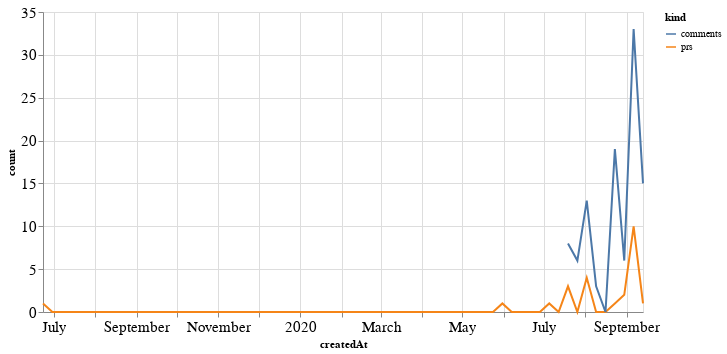

Write notebook code for a chart like this one.
### Code cell
alt.Chart(total_time, width=600).mark_line().encode(
    x='createdAt',
    y='count',
    color='kind'
)

### Figure 1 — Vega-Lite specification as saved in the notebook (floating-point values rounded to 4 significant figures; data arrays with more than 128 entries replaced by an {"elided": "..."} marker saying what was removed)
{"config": {"axisLeft": {"labelFontSize": 15}, "axisBottom": {"labelFontSize": 15}}, "data": {"name": "data-dfeedce5c1379efd3f8c70b0eb12dbaa"}, "mark": "line", "encoding": {"color": {"type": "nominal", "field": "kind"}, "x": {"type": "temporal", "field": "createdAt"}, "y": {"type": "quantitative", "field": "count"}}, "width": 600, "$schema": "https://vega.github.io/schema/vega-lite/v4.8.1.json", "datasets": {"data-dfeedce5c1379efd3f8c70b0eb12dbaa": {"elided": "130 records"}}}
